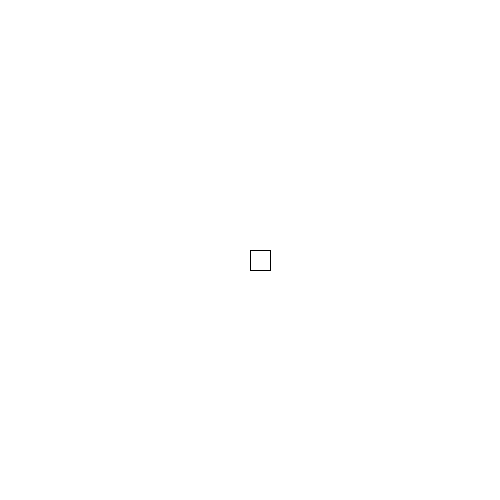
Frame 1 (no input)
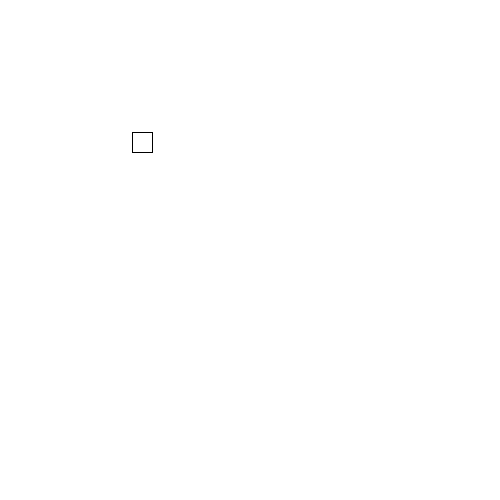
Frame 60 (the mouse pressed at the canvas centre just before this capture)
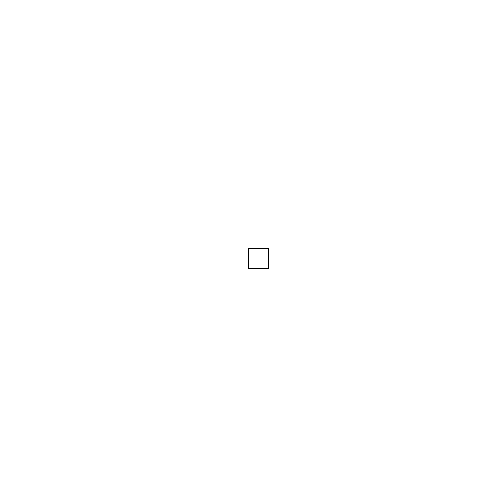
Frame 120 (the mouse held since frame 60 and released just before this capture)

The Processing sketch that drew these frames (run headless with seeded random() and noise(); from frame 60 on, the mouse is pressed at the canvas centre):

// Processing sketch: processing_64614
// ── processing_64614.pde

int kuutionX = 250;
int kuutionY = 250;
int kuutionNopeus = 2;

void setup() {
size(500,500);
}

void draw () {
rect (-1,-1,501,501);  
rect (kuutionX,kuutionY,20,20);
if (mouseX >= kuutionX){
kuutionX = kuutionX + kuutionNopeus;
}
if (mouseX <= kuutionX){
kuutionX = kuutionX - kuutionNopeus;
}
if (mouseY >= kuutionY) {
kuutionY = kuutionY + kuutionNopeus;
}
if (mouseY <= kuutionY) {
kuutionY = kuutionY - kuutionNopeus;
}
}
